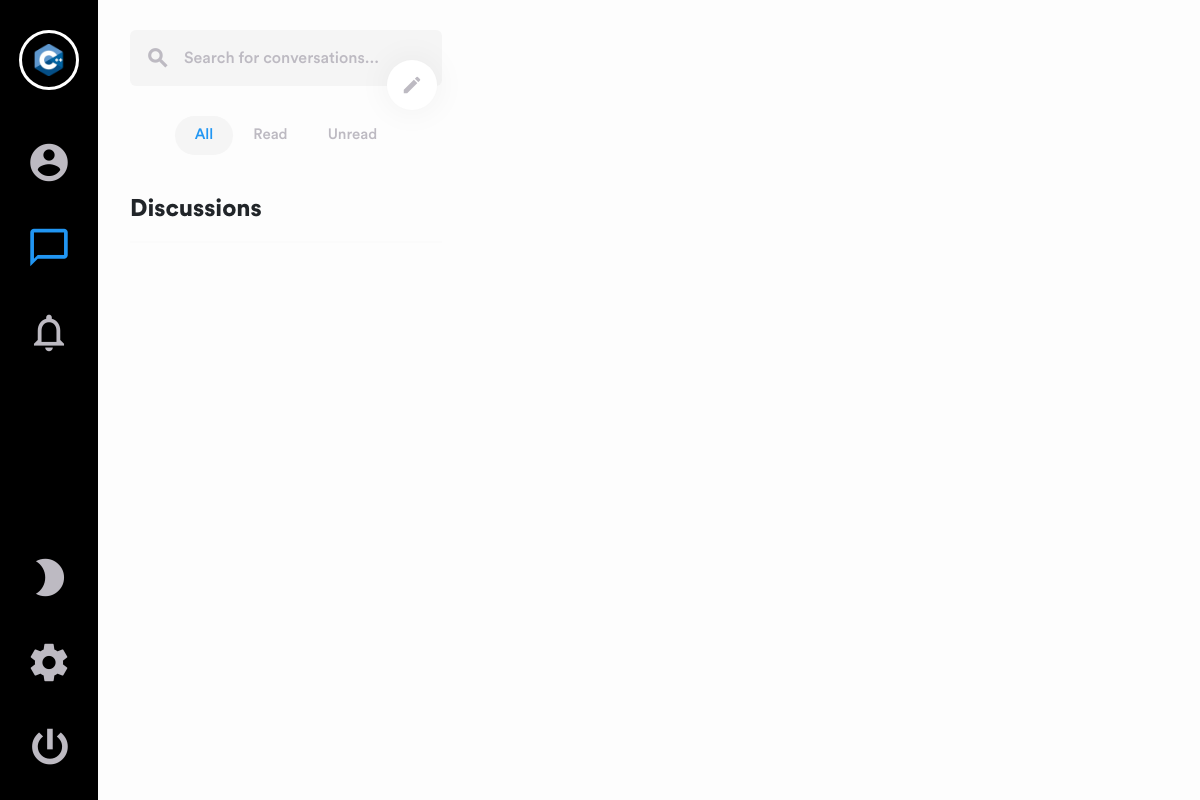
Page /app/chat/8 (signed in) on the earlier database version.
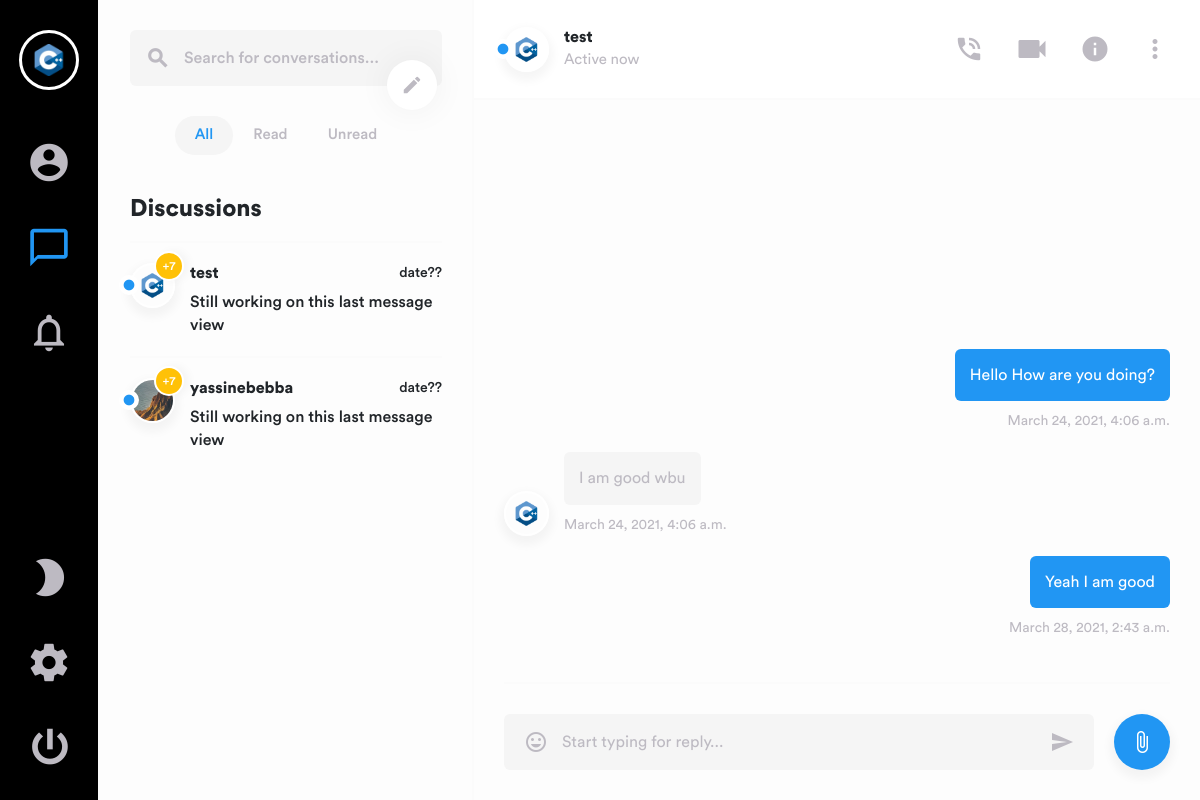
Same page on the later database version.
### main/models.py (models this page shows, shortened)
class Account(AbstractUser):
    email = models.EmailField(max_length=255, unique=True, null=False)
    username = models.CharField(max_length=30, unique=True, null=False)
    creation_date = models.DateTimeField(default=timezone.now)
    is_active = models.BooleanField(default=True)
    is_staff = models.BooleanField(default=False)
    is_superuser = models.BooleanField(default=False)
    objects = AccountManager()
    USERNAME_FIELD = 'email'
    REQUIRED_FIELDS = ['username']

class Profile(models.Model):
    user = models.OneToOneField(Account, on_delete=models.CASCADE, null=False)
    profile_picture = models.ImageField(upload_to='profile_pictures', default='c++.png')

class Friend(models.Model):
    user = models.ForeignKey(Account, related_name='user_set', on_delete=models.CASCADE, null=False)
    friend = models.ForeignKey(Account, related_name='friend_set', on_delete=models.CASCADE, null=False)

class Message(models.Model):
    sender = models.ForeignKey(Account, related_name='sender_set', on_delete=models.DO_NOTHING, null=False)
    receiver = models.ForeignKey(Account, related_name='receiver_set', on_delete=models.DO_NOTHING, null=False)
    msg_body = models.CharField(max_length=250, null=False)
    creation_date = models.DateTimeField(auto_now=True, null=False)
    read = models.BooleanField(default=False, null=False)
    deleted = models.BooleanField(default=False, null=False)

### main/views.py (the view)
# urls.py: path('chat/<int:receiver>', chat_view, name='chat_view'),
@login_required()
def chat_view(request, receiver):
    friends = Friend.objects.filter(user=request.user)
    a = request.user
    b = Account.objects.get(pk=receiver)
    msgs = Message.objects.filter(
        ((Q(sender=a) & Q(receiver=b)) | (Q(sender=b) & Q(receiver=a))))
    msgs = QuerySet.order_by(msgs, 'creation_date')
    form = MessageForm(request.POST)
    context = {
        'friends': friends,
        'msgs': msgs,
        'current_chat': b,
    }
    if request.method == 'POST':
        form = MessageForm(request.POST)
        if form.is_valid():
            msg = request.POST['message']
            Message.objects.create(sender=a, receiver=b, msg_body=msg)
            return redirect(reverse('authentication:main:chat_view', args=(receiver,)), context=context)
    return render(request, 'main/chat.html', context=context)

### main/templates/main/chat.html (shortened to what this page needs)
{% extends 'main/base.html' %}
{% block body %}
<main>
    <div class="layout">
        <div class="navigation" id="navigation">
            <div class="container">
                <div class="inside">
                    <div class="nav nav-tab menu">
                        <button class="btn"><img class="avatar-xl" src="{{ request.user.profile.profile_picture.url }}"
                                                 alt="avatar"></button>
                        <a href="#members" data-toggle="tab"><i class="material-icons">account_circle</i></a>
                        <a href="#discussions" data-toggle="tab" class="active"><i class="material-icons active">chat_bubble_outline</i></a>
                        <a href="#notifications" data-toggle="tab" class="f-grow1"><i class="material-icons">notifications_none</i></a>
                        <button class="btn mode" onclick="dark_mode()"><i class="material-icons">brightness_2</i>
                        </button>
                        <a href="#settings" data-toggle="tab"><i class="material-icons">settings</i></a>
                        <a class="btn power" href="{% url 'authentication:main:logout_view' %}"
                           onclick="visitPage();"><i
                                class="material-icons">power_settings_new</i></a>
                    </div>
                </div>
            </div>
        </div>
        <div class="sidebar" id="sidebar">
            <div class="container">
                <div class="col-md-12">
                    <div class="tab-content">
                        <div id="discussions" class="tab-pane fade active show">
                            <div class="search">
                                <form class="form-inline position-relative">
                                    <input type="search" class="form-control" id="conversations"
                                           placeholder="Search for conversations...">
                                    <button type="button" class="btn btn-link loop"><i class="material-icons">search</i>
                                    </button>
                                </form>
                                <button class="btn create" data-toggle="modal" data-target="#startnewchat"><i
                                        class="material-icons">create</i></button>
                            </div>
                            <div class="list-group sort">
                                <button class="btn filterDiscussionsBtn active show" data-toggle="list"
                                        data-filter="all">All
                                </button>
                                <button class="btn filterDiscussionsBtn" data-toggle="list" data-filter="read">Read
                                </button>
                                <button class="btn filterDiscussionsBtn" data-toggle="list" data-filter="unread">
                                    Unread
                                </button>
                            </div>
                            <div class="discussions">
                                <h1>Discussions</h1>
                                <div class="list-group" id="chats" role="tablist">
                                    {% for friend in friends %}
                                    <a href="{% url 'authentication:main:chat_view' friend.friend.id %}"
                                       class="filterDiscussions all unread single">
                                        <img class="avatar-md" src="{{ friend.friend.profile.profile_picture.url }}"
                                             data-toggle="tooltip" data-placement="top"
                                             title="{{ friend.friend.username }}" alt="avatar">
                                        <div class="status">
                                            <i class="material-icons online">fiber_manual_record</i>
                                        </div>
                                        <div class="new bg-yellow">
                                            <span>+7</span>
                                        </div>
                                        <div class="data">
                                            <h5>{{ friend.friend.username }}</h5>
                                            <span>date??</span>
                                            <p>Still working on this last message view</p>
                                        </div>
                                    </a>
                                    {% endfor %}
                                </div>
                            </div>
                        </div>
                    </div>
                </div>
            </div>
        </div>
        <div class="main">
            <div class="tab-content" id="nav-tabContent">
                {% for friend in friends %}
                <div class="babble tab-pane fade active show" id="list-chat{{ forloop.counter0 }}" role="tabpanel"
                     aria-labelledby="list-chat-list">
                    <div class="chat" id="chat{{ forloop.counter0 }}">
                        <div class="top">
                            <div class="container">
                                <div class="col-md-12">
                                    <div class="inside">
                                        <a href="#"><img class="avatar-md"
                                                         src="{{ current_chat.profile.profile_picture.url }}"
                                                         data-toggle="tooltip" data-placement="top"
                                                         title="{{ current_chat.username }}"
                                                         alt="avatar"></a>
                                        <div class="status">
                                            <i class="material-icons online">fiber_manual_record</i>
                                        </div>
                                        <div class="data">
                                            <h5><a href="#">{{ current_chat.username }}</a></h5>
                                            <span>Active now</span>
                                        </div>
                                        <button class="btn connect d-md-block d-none" name="1"><i
                                                class="material-icons md-30">phone_in_talk</i></button>
                                        <button class="btn connect d-md-block d-none" name="1"><i
                                                class="material-icons md-36">videocam</i></button>
                                        <button class="btn d-md-block d-none"><i class="material-icons md-30">info</i>
                                        </button>
                                        <div class="dropdown">
                                            <button class="btn" data-toggle="dropdown" aria-haspopup="true"
                                                    aria-expanded="false"><i class="material-icons md-30">more_vert</i>
                                            </button>
                                        </div>
                                    </div>
                                </div>
                            </div>
                        </div>
                        <div class="content" id="content">
                            <div class="container">
                                <div class="col-md-12">
                                    {% for message in msgs %}
                                    {% if message.sender != request.user %}
                                    <div class="message">
                                        <img class="avatar-md" src="{{ current_chat.profile.profile_picture.url }}"
                                             data-toggle="tooltip" data-placement="top" title="Keith" alt="avatar">
                                        <div class="text-main">
                                            <div class="text-group">
                                                <div class="text">
                                                    <p>{{ message.msg_body }}</p>
                                                </div>
                                            </div>
                                            <span>{{ message.creation_date }}</span>
                                        </div>
                                    </div>
                                    {% else %}
                                    <div class="message me">
                                        <div class="text-main">
                                            <div class="text-group me">
                                                <div class="text me">
                                                    <p>{{ message.msg_body }}</p>
                                                </div>
                                            </div>
                                            <span>{{ message.creation_date }}</span>
                                        </div>
                                    </div>
                                    {% endif %}
                                    {% endfor %}
                                </div>
                            </div>
                        </div>
                        <div class="container">
                            <div class="col-md-12">
                                <div class="bottom">
                                    <form method="post"
                                          action="{% url 'authentication:main:chat_view' current_chat.id %}"
                                          class="position-relative w-100"> {% csrf_token %}
                                        <textarea class="form-control" name="message"
                                                  placeholder="Start typing for reply..."
                                                  rows="1"></textarea>
                                        <button class="btn emoticons"><i class="material-icons">insert_emoticon</i>
                                        </button>
                                        <button type="submit" class="btn send"><i class="material-icons">send</i>
                                        </button>
                                    </form>
                                    <label>
                                        <span class="btn attach d-sm-block d-none"><i
                                                class="material-icons">attach_file</i></span>
                                    </label>
                                </div>
                            </div>
                        </div>
                    </div>
                </div>
                {% endfor %}
            </div>
        </div>
    </div>
    </div></main>
{% endblock body %}

### main/templates/main/base.html (shortened to what this page needs)
<!DOCTYPE html>
{% load static %}
<html lang="en">
<head>
    <link href="{% static 'main/css/lib/bootstrap.min.css' %}" type="text/css" rel="stylesheet">
    <link href="{% static 'main/css/swipe.min.css' %}" type="text/css" rel="stylesheet">
</head>
<body class="{{ body_class }}" onload="dark_mode()">
{% block body %}
{% endblock %}
</body>
</html>

Differences in the rows shown:
added Friend: friend.profile.profile_picture (picture), friend.username "test", profile.profile_picture (picture)
added Friend: friend.profile.profile_picture (picture), friend.username "yassinebebba", shown under "Discussions"
now on this page (row edited): Account: username "test"
added Message: msg_body "Hello How are you doing?", creation_date "March 24, 2021, 4:06 a.m."
added Message: profile.profile_picture (picture), msg_body "I am good wbu", creation_date "March 24, 2021, 4:06 a.m."
added Message: msg_body "Yeah I am good", creation_date "March 28, 2021, 2:43 a.m."
